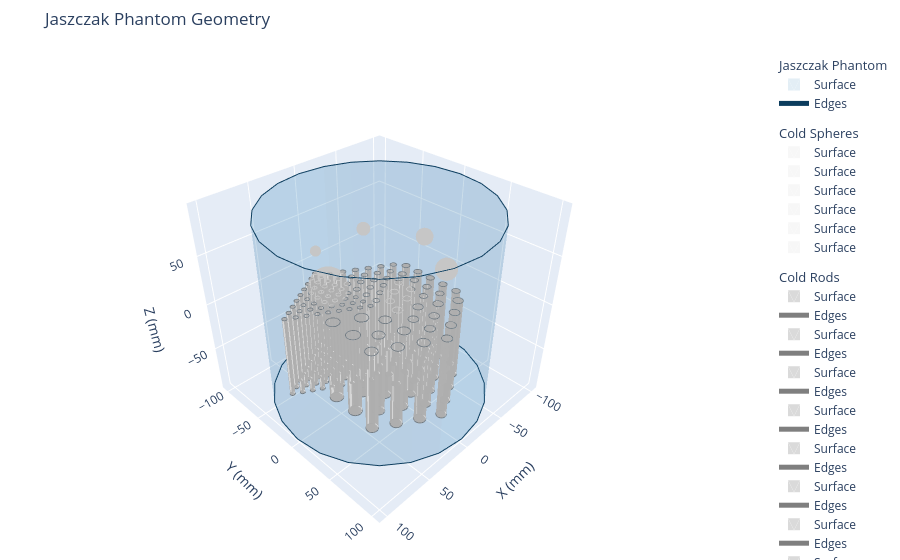

The notebook cell saved with this chart:
### Code cell
plot_dir = Path(".")
if not (plot_dir / "geometry_style.json").exists():
    plot_dir = Path("results/cardiac_spect")

phantom_fig = qmirt.plot.wrl.plot_wrl_file(
    plot_dir / "jaszczak_phantom_only.wrl",
    style_sheet=plot_dir / "geometry_style.json",
    title="Jaszczak Phantom Geometry",
)
phantom_fig.show()
